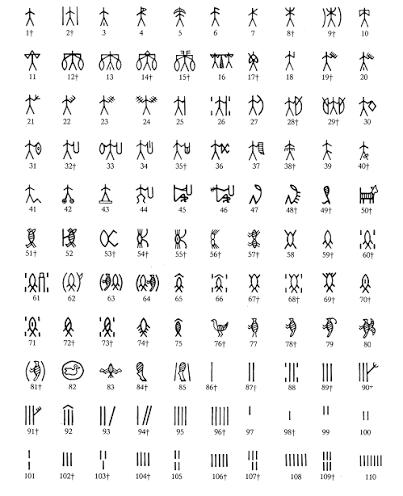
#> input picture tmp/Page1.PNG, 403 x 496 px
$ python -i glyph_generator.py   (imports and definitions only)
#> lines starting #> are read from the running program, lines starting #| are printed output that depends on the picture; after the words box and inside, x2 and y2 are one past the last pixel; in counts of white or black regions, pixels touching at a corner belong together
#> further down, picture is the input picture: PIL image 403x496 P; min 0, max 255, mean 243.2
# simulator/glyphs_generate.py
# Usage: python simulator/glyphs_generate.py --start 3 --end 25
import argparse
from pathlib import Path
from PIL import Image, ImageDraw, ImageFilter
import math, hashlib, numpy as np

OUT_DIR = Path(__file__).resolve().parent.parent / "data" / "images"
# [1 line not run here, left out]

def seed_from_code(code: str) -> int:
    h = hashlib.sha256(code.encode()).digest()
    return int.from_bytes(h[:4], "big")

# [40 lines left out: function draw_glyph_image, not called in this run]

def make_binary_mask(img: Image.Image, threshold:int=40):
    # Convert RGBA -> grayscale -> binary mask
#> called with threshold = 40
    gray = img.convert("L")
    bw = gray.point(lambda p: 255 if p > threshold else 0)
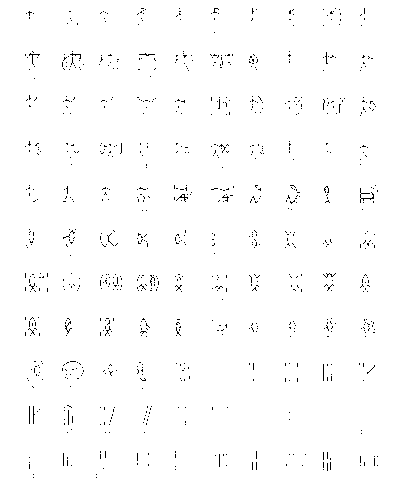
#> bw: PIL image 403x496 L; 98.8% white; black in thin lines or dots, all inside (x1, y1, x2, y2) = (25, 8, 378, 478)
    # Slight blur to soften edges for more realistic holographic patterns
    bw = bw.filter(ImageFilter.GaussianBlur(radius=1))
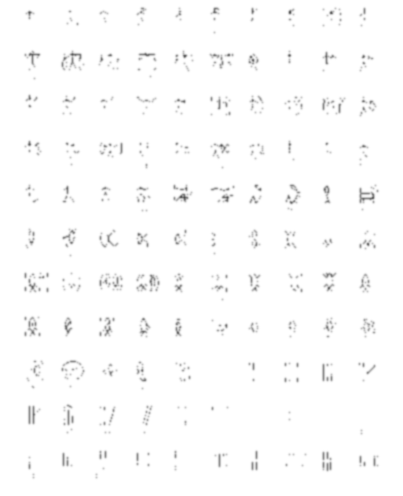
#> bw: PIL image 403x496 L; min 85, max 255, mean 252
    return bw

# [12 lines left out: function generate_range, not called in this run]

# [8 lines not run here, left out]

>>> from PIL import Image
>>> picture = Image.open('../tmp/Page1.PNG')
>>> result = make_binary_mask(picture)
